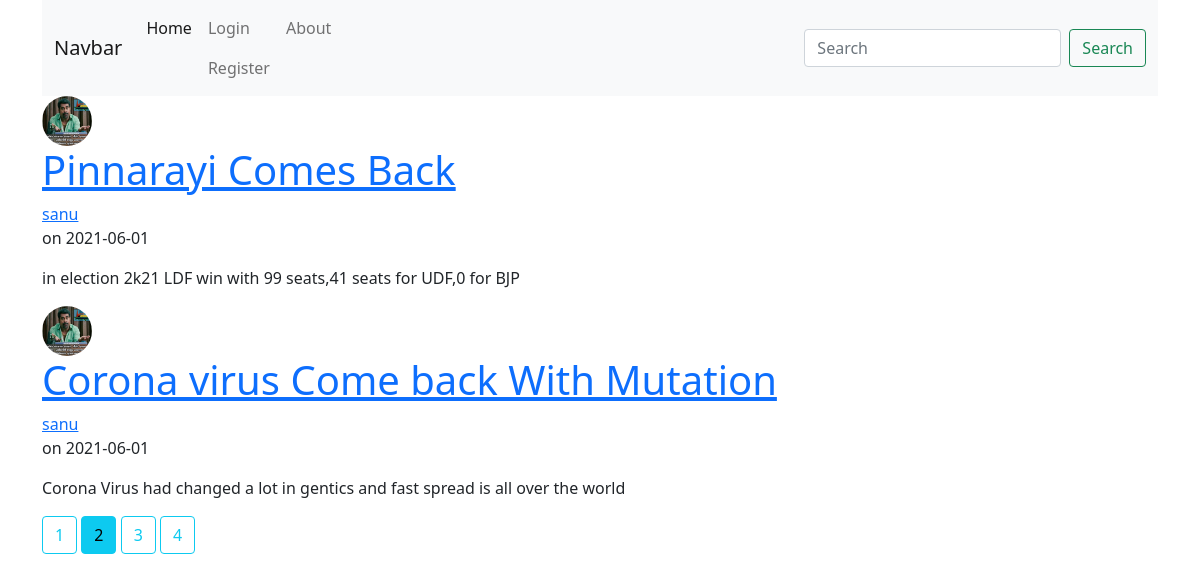
The page /home?page=2 on the database its author committed.
### flask_blog/models.py (models this page shows, shortened)
class Post(db.Model):
    id = db.Column(db.Integer ,primary_key = True)
    title = db.Column(db.String(100) ,nullable = False)
    date_posted = db.Column(db.DateTime ,nullable = False,default = datetime.utcnow)
    content = db.Column(db.Text,nullable = False)
    user_id = db.Column(db.Integer ,db.ForeignKey('user.id'),nullable = False)

class User(db.Model, UserMixin):
    id = db.Column(db.Integer ,primary_key = True)
    username = db.Column(db.String(20), unique = True ,nullable = False)
    email = db.Column(db.String(120),unique = True, nullable = False)
    image_file = db.Column(db.String(20) ,nullable = False, default = 'default.jpg')
    password = db.Column(db.String(60) ,nullable = False)
    posts = db.relationship('Post' ,backref = 'author' ,lazy=True)

### flask_blog/main/routes.py (the view)
@main.route("/")
@main.route("/home")
def home():
    page = request.args.get('page', 1, type = int)
    posts = Post.query.order_by(Post.date_posted.desc()).paginate(page = page ,per_page = 2)
    return render_template('home.html', posts = posts)

### flask_blog/templates/home.html (shortened to what this page needs)
{% extends "layout.html" %}
{% block content %}
    {% for post in posts.items %}
        <article class = "media content-section">
            <div>
                <img class = 'rounded-circle article-img' src="{{ url_for('static' , filename = 'Images/' + post.author.image_file) }}" width="50" height="50">
                <h1><a href="{{ url_for('posts.post', post_id = post.id) }}">{{ post.title }}</a></h1>
            </div>
            <div class="media-body">
                <div class="article-metadata">
                    <a href="{{ url_for('users.user_posts' ,username = post.author.username) }}"> {{ post.author.username }}</a>
                    <p class="mr-2"> on {{ post.date_posted.strftime('%Y-%m-%d') }}</p>
                    <p class="article-content">{{ post.content }}</p>
                </div>
            </div>
        </article>
    {% endfor %}
    {% for page_num in posts.iter_pages(left_edge=1,right_edge=1,left_current=1,right_current=2) %}
        {% if page_num %}
            {% if posts.page == page_num %}
                <a class="btn btn-info mb-4" href="{{ url_for('main.home' ,page=page_num) }}">{{ page_num }}</a>
            {% else %}
                <a class="btn btn-outline-info mb-4" href="{{ url_for('main.home' ,page=page_num) }}">{{ page_num }}</a>
            {% endif %}
        {% endif %}
    {% endfor %}
{% endblock %}

### rows shown on the page
Post: image_file (picture), title "Pinnarayi Comes Back", author.username "sanu", date_posted "2021-06-01", content "in election 2k21 LDF win with 99 seats,41 seats for UDF,0 for BJP"
Post: image_file (picture), title "Corona virus Come back With Mutation", author.username "sanu", date_posted "2021-06-01", content "Corona Virus had changed a lot in gentics and fast spread is all over the world"

### other values the page prints
{{ page_num }} "1" "3" "4"
{{ page_num }} "2"
